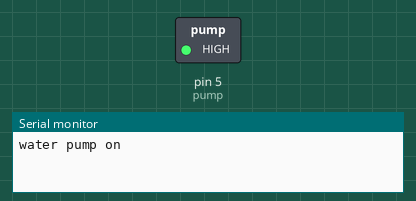
Recording of a sketch running on a simulated Arduino Uno, built with avr-gcc and run on an emulated ATmega328P. On the bench: switched loads named in the sketch (green lamp = pin HIGH), the last lines printed to the serial monitor.

Above: at 1.0 s.
At 3.0 s:
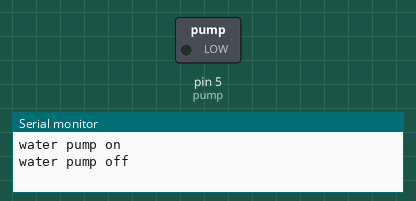
Timing chart, 0 to 5.2 s (numbered marks = the images above):
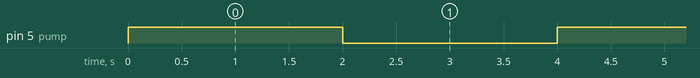

Measured:
- by itself, pin 5 (pump): alternates HIGH for 2.0 s and LOW for 2.0 s

The sketch:

bomba_agua.ino
```cpp
const int pump = 5;

void setup() {
  pinMode(pump, OUTPUT);
  Serial.begin(9600);
}

void loop() {
  Serial.println("water pump on");
  digitalWrite(pump, HIGH);
  delay(2000);

  Serial.println("water pump off");
  digitalWrite(pump, LOW);
  delay(2000);
}
```
